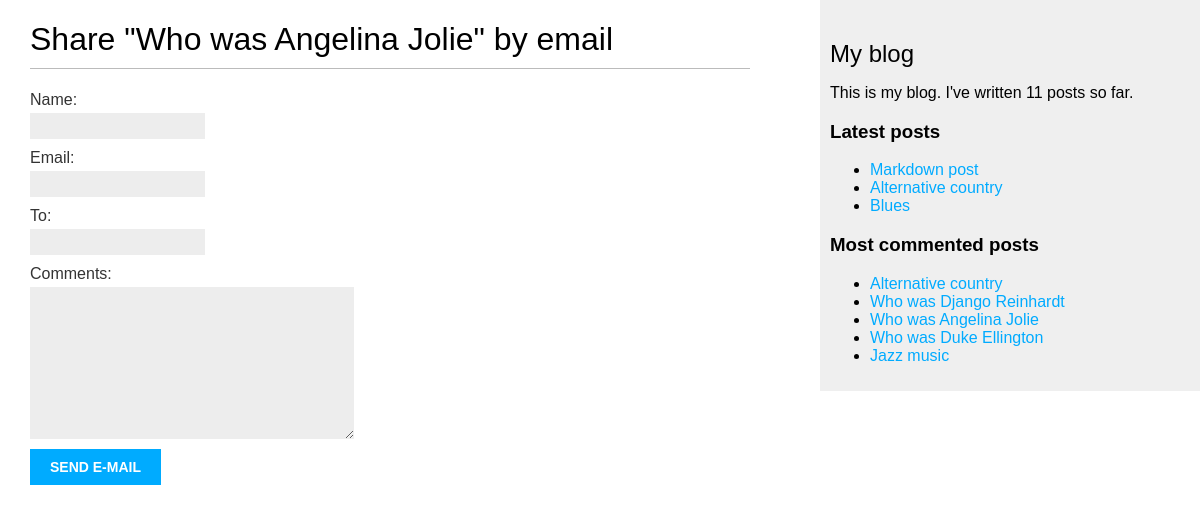
/blog/4/share/, run on the app's committed database.
### blog/models.py (models this page shows, shortened)
class Post(models.Model):
    class Status(models.TextChoices):
        DRAFT = 'DF', 'Draft'
        PUBLISHED = 'PB', 'Published'
    title = models.CharField(max_length=250)
    slug = models.SlugField(max_length=250, unique_for_date='publish')
    author = models.ForeignKey(User, on_delete=models.CASCADE, related_name='blog_posts')
    body = models.TextField()
    publish = models.DateTimeField(default=timezone.now)
    created = models.DateTimeField(auto_now_add=True)
    updated = models.DateTimeField(auto_now=True)
    status = models.CharField(max_length=2, choices=Status.choices, default=Status.DRAFT)
    objects = models.Manager()
    published = PublishedManager()
    tags = TaggableManager()
    class Meta:
        ordering = ['-publish']
        indexes = [
            models.Index(fields=['-publish']),
        ]
    def get_absolute_url(self):
        return reverse(viewname='blog:post_detail',
                       args=[
                           self.publish.year,
                           self.publish.month,
                           self.publish.day,
                           self.slug
                       ])

### blog/views.py (the view)
# urls.py: path("<int:post_pk>/share/", views.post_share, name="post_share"),
def post_share(request, post_pk):
    post = get_object_or_404(Post,
                             pk=post_pk,
                             status=Post.Status.PUBLISHED)
    sent = False
    if request.method == 'POST':
        form = EmailPostForm(request.POST)
        if form.is_valid():
            cd = form.cleaned_data
            post_url = request.build_absolute_uri(post.get_absolute_url())
            subject = f"{cd['name']} recommends you read {post.title}"
            message = f"Read {post.title} at {post_url}\n\n{cd['name']}\' comments: {cd['comments']}"
            send_mail(
                subject=subject,
                message=message,
                from_email='btimur.mail@gmail.com',
                recipient_list=[cd['to']]
            )
            sent = True
    else:
        form = EmailPostForm()
    context = {
        "post": post,
        "form": form,
        'sent': sent
    }
    return render(request=request,
                  template_name="blog/post/share.html",
                  context=context)

### blog/forms.py
class EmailPostForm(forms.Form):
    name = forms.CharField(max_length=25)
    email = forms.EmailField()
    to = forms.EmailField()
    comments = forms.CharField(widget=forms.Textarea, required=False)

### blog/models.py (called while the page is built)
    def get_queryset(self):
        return super().get_queryset().filter(status=Post.Status.PUBLISHED)

### blog/templatetags/blog_tags.py (called while the page is built)
@register.simple_tag
def total_posts():
    return Post.published.count()

@register.inclusion_tag('blog/post/latest_posts.html')
def show_latest_posts(count=5):
    latest_posts = Post.published.order_by('-publish')[:count]
    return {'latest_posts': latest_posts}

@register.simple_tag
def get_most_commented_posts(count=5):
    return Post.published.annotate(total_comments=Count('comments')).order_by('-total_comments')[:count]

### blog/templates/blog/post/share.html (shortened to what this page needs)
{% extends 'blog/base.html' %}
{% block content %}
{% if sent %}
<h1>E-mail successfully sent</h1>
<p>
    "{{ post.title }}" was successfully sent to "{{ form.cleaned_data.to }}".
</p>
{% else %}
<h1>Share "{{ post.title }}" by email</h1>
<form method="post">
    {{ form.as_p }}
    <input type="submit" value="Send e-mail">
</form>
{% endif %}
{% endblock %}

### blog/templates/blog/base.html (shortened to what this page needs)
{% load blog_tags %}
{% load static %}
<!DOCTYPE html>
<html lang="en">
<head>
    <link rel="stylesheet" href="{% static 'css/blog.css' %}">
</head>
<body>
    <div id="content">
        {% block content %}{% endblock %}
    </div>
    <div id="sidebar">
        <h2>My blog</h2>
        <p>
            This is my blog.
            I've written {% total_posts %} posts so far.
        </p>
        <h3>Latest posts</h3>
        {% show_latest_posts 3 %}
        <h3>Most commented posts</h3>
        {% get_most_commented_posts as most_commented_posts %}
        <ul>
            {% for post in most_commented_posts %}
            <li>
                <a href="{{ post.get_absolute_url }}">{{ post.title }}</a>
            </li>
            {% endfor %}
        </ul>
    </div>
</body>
</html>

### blog/templates/blog/post/latest_posts.html
<ul>
    {% for post in latest_posts %}
    <li>
        <a href="{{ post.get_absolute_url }}">{{ post.title }}</a>
    </li>
    {% endfor %}
</ul>

### blog/static/css/blog.css (style rules this page uses)
body { margin:0; padding:0; font-family:helvetica, sans-serif; }
a { color:#00abff; text-decoration:none; }
h1 { font-weight:normal; border-bottom:1px solid #bbb; padding:0 0 10px 0; }
h2 { font-weight:normal; margin:30px 0 0; }
#content { float:left; width:60%; padding:0 0 0 30px; }
#sidebar { float:right; width:30%; padding:10px; background:#efefef; height:100%; }
label { float:left; clear:both; color:#333; margin-bottom:4px; }
input, textarea { clear:both; float:left; margin:0 0 10px; background:#ededed; border:0; padding:6px 10px; font-size:12px; }
input[type=submit] { font-weight:bold; background:#00abff; color:#fff; padding:10px 20px; font-size:14px; text-transform:uppercase; }

### data on the page
Post: title "Who was Angelina Jolie"
Post: title "Markdown post"
Post: title "Alternative country"
Post: title "Blues"
Post: title "Who was Django Reinhardt"
Post: title "Who was Duke Ellington"
Post: title "Jazz music"
